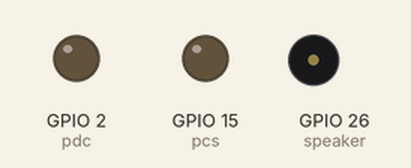
Recording of a program running on a simulated ESP32 board running MicroPython. On the bench: output pins drawn as LEDs (lit = HIGH), buzzer (waves = sounding, pin HIGH). The interpreter's speed is modelled, so counts of loop turns are approximate; library files of the repository ran but are not shown: colors.py, nanogui.py, freesans20.py, label.py, writer.py, ili9341.py; pins used as bus, display or sensor lines are not drawn. At 12.3 s the program stops and its outputs stay as they are.

Above: at 0.25 s.
Timing chart, 0 to 1.8 s (numbered marks = the images above):
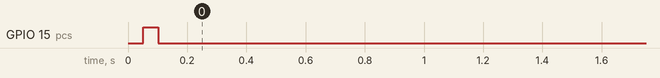

The program:

nano_helloworld.py
```python
# nano-GUI text hello world demo https://github.com/peterhinch/micropython-nano-gui
# NOTE additional documentation in https://github.com/peterhinch/micropython-font-to-py/blob/master/writer/WRITER.md
# calls refresh multiple times, as a quick sanity/speed check

from color_setup import ssd  # Create a display instance
from gui.core.colors import RED, BLUE, GREEN, WHITE, BLACK
from gui.core.nanogui import refresh
#import gui.fonts.arial10 as font
#import gui.fonts.arial35 as font
import gui.fonts.freesans20 as font
from gui.widgets.label import Label, ALIGN_LEFT, ALIGN_RIGHT, ALIGN_CENTER


from gui.core.writer import CWriter  # NOTE On a monochrome display Writer is more efficient than CWriter.

refresh(ssd, True)  # Initialise and clear display.

# Uncomment for ePaper displays, also see note about Writer versus CWriter
# ssd.wait_until_ready()


# https://docs.micropython.org/en/v1.15/library/framebuf.html#drawing-text
ssd.text('Hello World built-in', 0, 10, WHITE)  # 8x8 built in font, only have color control over text foreground
refresh(ssd)  # display to screen

bg_color = BLACK
fg_color = WHITE


# nano GUI
CWriter.set_textpos(ssd, 0, 0)  # In case previous code have altered it
wri = CWriter(ssd, font, fgcolor=fg_color, bgcolor=bg_color, verbose=False)
wri.set_clip(row_clip=True, col_clip=True, wrap=False)  # Clip to screen, no wrap

label_goodbye = Label(wri, 200, 2, 35)
label_goodbye.value('Goodbye World nano-GUI')
refresh(ssd)  # display to screen


# Bordered text demos

# 35 pixels set for length, which will be the width/length of the border - also used for alignment

#                     writer, row, col, text, invert=False, fgcolor=None, bgcolor=None, bdcolor=False, align=ALIGN_LEFT)
#label_bordered = Label(wri, 100, 2, 35, bdcolor=True)  # this doesn't work
label_bordered = Label(wri, 100, 2, 35, bdcolor=None)  # this is what the docs say but is confusing as it is still Falsey but has a different behavior
#label_bordered = Label(wri, 100, 2, 35, bdcolor=WHITE)  # this does work
label_bordered.value('bordered text from nano-GUI')
refresh(ssd)  # display to screen

#label_bordered_green = Label(wri, 150, 2, 35, bdcolor=GREEN)
label_bordered_green = Label(wri, 150, 2, 'green bordered text from nano-GUI', bdcolor=GREEN)
#label_bordered_green.value('green bordered text from nano-GUI')
refresh(ssd)  # display to screen


red_text_box_width = ssd.width - 4  # 2 pixels per side?
label_bordered_red = Label(wri, 70, 2, red_text_box_width, fgcolor=RED, bdcolor=RED, align=ALIGN_RIGHT)
label_bordered_red.value('red bordered text from nano-GUI')
refresh(ssd)  # display to screen
```

color_setup.py
```python
# CYD (CYD1 and CYD2) settings/config/setup for micropython-nano-gui
# https://github.com/peterhinch/micropython-nano-gui/blob/master/setup_examples/ili9341_esp32_2432S028r.py
# based on https://github.com/peterhinch/micropython-nano-gui/blob/master/setup_examples/ili9341_esp32.py
# color_setup.py Customise for your hardware config

# Released under the MIT License (MIT). See LICENSE.
# Copyright (c) 2020 Peter Hinch

# As written, supports:
# ili9341 240x320 displays on Sunton ESP32-2432S028, also known as CYD
# See https://github.com/witnessmenow/ESP32-Cheap-Yellow-Display/ for more details
# Edit the driver import for other displays.

# Demo of initialisation procedure designed to minimise risk of memory fail
# when instantiating the frame buffer. The aim is to do this as early as
# possible before importing other modules.

# WIRING
# ESP   SSD
# 3v3   Vin
# Gnd   Gnd
# IO02  DC
# IO15  CS
# IO15  Rst
# IO14  CLK  Hardware SPI1
# IO13  DATA (AKA SI MOSI)

import machine
from machine import Pin, SPI
import gc

# *** Choose your color display driver here ***
# ili9341 specific driver
# CYD2 does not have enough memory on main.py for 8-bit color
# CYD1 does have enough memory on main.py for 8-bit color
from drivers.ili93xx.ili9341 import ILI9341 as SSD  # 4-bit buffer, also supports grayscale/greyscale
#from drivers.ili93xx.ili9341_8bit import ILI9341 as SSD  # 8-bit buffer (needs more 2x memory of 4-bit driver) - does not support grayscale/greyscale, for non-color use matching r, g, b values.
# https://github.com/peterhinch/micropython-nano-gui/blob/master/DRIVERS.md#32-drivers-for-ili9341

PIN_sck = 14
PIN_mosi = 13
# miso - doesn't need to be explictly set
PIN_dc = 2
PIN_cs = 15
PIN_rst = 15


pdc = Pin(PIN_dc, Pin.OUT, value=0)  # Arbitrary pins
pcs = Pin(PIN_cs, Pin.OUT, value=1)
prst = Pin(PIN_rst, Pin.OUT, value=1)

# Kept as ssd to maintain compatability
gc.collect()  # Precaution before instantiating framebuf

#spi = SPI(1, 40_000_000, sck=Pin(PIN_sck), mosi=Pin(PIN_mosi), miso=Pin(12))
#spi = SPI(1, 40_000_000, sck=Pin(PIN_sck), mosi=Pin(PIN_mosi))  # default miso. 40Mhz out of spec but seems to work fine.. built much louder beep-interference unwanted noise than with 10Mhz
spi = SPI(1, 10_000_000, sck=Pin(PIN_sck), mosi=Pin(PIN_mosi))  # default miso


# TODO consider using const?
# EDIT_ME!

# number_of_usb_ports = 1
number_of_usb_ports = 2
hw458 = False  # Only relevant for devices with 2 USB ports
#hw458 = True
if number_of_usb_ports == 1:
    # CYD / CYD1
    # landscape - (0, 0) is top left hand corner, USB port(s) on right hand-side - see nano_rgb_test.py
    #ssd = SSD(spi, dc=pdc, cs=pcs, rst=prst, usd=True)  # CYD1 working landscape mode
    default_mod = None
    default_bgr = False
    default_usd = True
else:  # if number_of_usb_ports == 2:
    # CYD2
    # landscape - (0, 0) is top left hand corner, USB port(s) on right hand-side - see nano_rgb_test.py
    # NOTE on (first) init, CYD2 screen will contain static (unlike CYD1)

    if hw458:
        # Seen 2025-03, 2-ports but behaves more like CYD1
        #default_mod = None  # 0, 2, 6, and 6 is GARBAGE
        #default_mod = 7  # with my CYD2 that behaves like CYD2 - works but rotated 180
        #default_mod = 5  # with my CYD2 that behaves like CYD2 - like 0 but mirrored-horizontally, top right is red square in rgb test
        #default_mod = 3  # with my CYD2 that behaves like CYD2 - like 0 but mirrored-vertically, bottom left is red square in rgb test
        default_mod = 1  # with my CYD2 that behaves like CYD2 - Perfect!

        default_bgr = False  # TODO check color quality
        default_usd = True  # TODO check - this works in both directions - unclear on performance impact
    else:
        # this is the first version of 2-port CYD I've seen
        #default_mod = 1  # 1, 3, 5, and 7 is GARBAGE
        #default_mod = 0  # 0  appears to be landscape mirror flipped vertically - (0, 0) is top right hand corner
        #default_mod = 2  # 2 is landscape, flipped/mirrored somehow (TBD) - (0, 0) is bottom right hand corner
        #default_mod = 4  # 4 is landscape, correct! - (0, 0) is top left hand corner
        #default_mod = 6  # 4 is landscape, flipped/mirrored somehow (TBD) - (0, 0) is bottom left hand corner
        default_mod = 4  # 4 is landscape, correct! - (0, 0) is top left hand corner
        default_bgr = True
        #default_usd = False
        default_usd = True  # Yellow looks slightly better, orange doesn't look great

height, width = 240, 320
# height, width = 320, 240

# If below fails with memory errors, check main.py/boot.py (are empty) and re-run
# ssd = SSD(spi, dc=pdc, cs=pcs, rst=prst, height=height, width=width, usd=default_usd, mod=default_mod, bgr=default_bgr)

############

# NOTE on CYD1 clock is upside down, with default parameters into ILI9341 display driver
# With power usb bottom right from front, clock is bottom right hand and upside down
# setting usd to True will correct this - https://github.com/peterhinch/micropython-nano-gui/blob/master/DRIVERS.md#32-drivers-for-ili9341

# landscape - CYD1
#ssd = SSD(spi, dc=pdc, cs=pcs, rst=prst, usd=True)  # CYD - with single USB port, height=240, width=320 - works in landscape mode
#ssd = SSD(spi, dc=pdc, cs=pcs, rst=prst, usd=True, rotated=True)  # CYD - with single USB port, height=240, width=320 - works in landscape mode
##ssd = SSD(spi, dc=pdc, cs=pcs, rst=prst, usd=True, rotated=False)  # CYD - with single USB port, height=240, width=320 - GARBAGE displayed

# portrait - CYD1
#ssd = SSD(spi, dc=pdc, cs=pcs, rst=prst, height=320, width=240, usd=False, rotated=False)  # CYD - with single USB port - works in portrait mode, with USB at top of screen
#ssd = SSD(spi, dc=pdc, cs=pcs, rst=prst, height=320, width=240, usd=True, rotated=False)  # CYD - with single USB port - works in portrait mode, with USB at bottom of screen
##ssd = SSD(spi, dc=pdc, cs=pcs, rst=prst, height=320, width=240, usd=False, rotated=True)  # CYD - with single USB port - GARBAGE displayed

##################################

# NOTE on CYD2 display is rotated, in comparison to CYD1

# landscape - CYD2
ssd = SSD(spi, dc=pdc, cs=pcs, rst=prst, height=240, width=320, usd=False, mod=2, bgr=True)  # CYD2 with 2x USB ports
#ssd = SSD(spi, dc=pdc, cs=pcs, rst=prst, height=240, width=320, usd=True, rotated=False)  # CYD2 with 2x USB ports, upside down
####this does not work. Still figuring out nano landscape options for CYD2

# portrait - CYD2
# CYD2 - with 2 USB ports - NOTE when screen inits get static
# ssd = SSD(spi, dc=pdc, cs=pcs, rst=prst, height=320, width=240, usd=False, mod=7)  # CYD2 with 2x USB ports, this works for portrait viewing, with USB at bottom of screen
#ssd = SSD(spi, dc=pdc, cs=pcs, rst=prst, height=320, width=240, usd=True, rotated=True)  # CYD2 with 2x USB ports, this works for portrait viewing, with USB at top of screen

# speaker - init to avoid unexpected frequencies
# However seems to pick up 2 second system timer and beep when screen refreshes - unclear if its the timer or the screen refresh.
# Happens even when set to OFF. BUT much louder when ON
speaker_gain = 0  # off - max loudness 1023
speaker = machine.Pin(26, machine.Pin.OUT)
speaker.off()  # PWM preffered instead of on/off
#speaker_gain = int(min(max(speaker_gain, 0),1023))     # Min 0, Max 1023
#speaker_pwm = machine.PWM(speaker, freq=440, duty=0)

# on CYD need to turn on backlight to see anything
#backlight_percentage = 100  # with a speaker connected but speaker PWM not init'd, less than 100 can result in high frequency buzz from speaker :-(
#backlight = machine.Pin(21, machine.Pin.OUT)
#backlight_pwm = machine.PWM(backlight)
#backlight.on()  # PWM preffered instead of on/off
#backlight_pwm.duty(1023)  # 100%
#backlight_pwm.duty(512)  # 50%
# TODO ensure backlight_percentage is 0-100
#backlight_pwm.duty(int(backlight_percentage * 10.23))  # 1023 / 100
```

Measured:
- by itself, GPIO 15 (pcs): LOW → HIGH at 0.05 s, → LOW 0.05 s later
